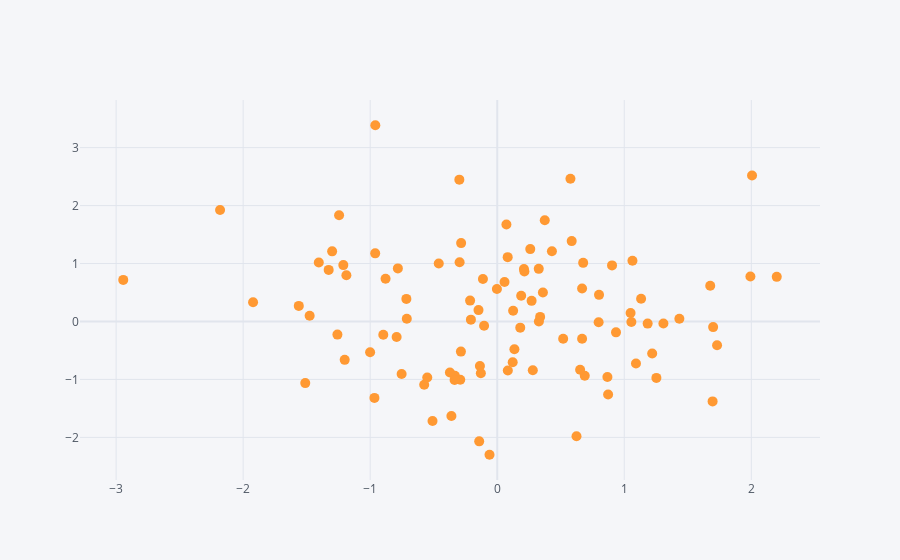

Notebook code for this chart:
### Markdown cell above
### Scatter

### Code cell
df.iplot(kind='scatter',x='A',y='B',mode='markers',size=10)
